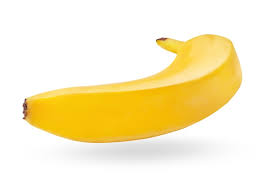
#> input picture dataset/Matang/4.jpg, 264 x 191 px; its folder holds 4 pictures in this run
$ python minggu2.py
#> lines starting #> are read from the running program, lines starting #| are printed output that depends on the picture
import cv2
import numpy as np
import glob
import os
import csv

# ==============================
# FOLDER SETUP
# ==============================

input_folders = {
    "matang": "dataset/matang/",
    "mentah": "dataset/mentah/",
    "busuk": "dataset/busuk/"
}

output_mask = "output/mask/"
output_csv = "output/csv/"
output_features = "output/fitur/"

for folder in [output_mask, output_csv, output_features]:
    os.makedirs(folder, exist_ok=True)


# ==============================
# GLCM MANUAL
# ==============================

def glcm_manual(gray):
    glcm = np.zeros((256, 256), dtype=np.float64)

    for i in range(gray.shape[0]):
        for j in range(gray.shape[1] - 1):
            row = gray[i, j]
            col = gray[i, j + 1]
            glcm[row, col] += 1

    glcm = glcm / glcm.sum()

    contrast = np.sum(glcm * (np.indices((256,256))[0] - np.indices((256,256))[1])**2)
    homogeneity = np.sum(glcm / (1 + np.abs(np.indices((256,256))[0] - np.indices((256,256))[1])))
    energy = np.sum(glcm**2)
    entropy = -np.sum(glcm * np.log2(glcm + 1e-10))

    return contrast, homogeneity, energy, entropy


# ==============================
# LBP MANUAL
# ==============================

def lbp_manual(gray):
    lbp = np.zeros_like(gray)
    h, w = gray.shape

    for i in range(1, h - 1):
        for j in range(1, w - 1):
            center = gray[i, j]
            binary = ''

            neighbors = [
                gray[i-1, j-1], gray[i-1, j], gray[i-1, j+1],
                gray[i, j+1], gray[i+1, j+1], gray[i+1, j],
                gray[i+1, j-1], gray[i, j-1]
            ]

            for n in neighbors:
                binary += '1' if n >= center else '0'

            lbp[i, j] = int(binary, 2)

    hist, _ = np.histogram(lbp.ravel(), bins=256, range=(0, 256))
    uniformity = np.sum((hist / np.sum(hist)) ** 2)

    return uniformity


# ==============================
# MAIN PROCESSING
# ==============================

output_file = output_csv + "fitur_buah.csv"

with open(output_file, mode="w", newline="") as f:
    writer = csv.writer(f)
    writer.writerow([
        "nama_file", "kelas",
        "avg_hue", "avg_sat", "avg_val",
        "dark_area_percent",
        "glcm_contrast", "glcm_homogeneity",
        "glcm_energy", "glcm_entropy",
        "lbp_uniformity"
    ])

    for kelas, path in input_folders.items():
        images = glob.glob(path + "*.jpg")

        for img_path in images:
            img = cv2.imread(img_path)
#> img is the input picture: shape (191, 264, 3); mean B, G, R 199.1, 238.2, 250.6

            if img is None:
                continue

            # PREPROCESS
            img = cv2.resize(img, (300, 300))
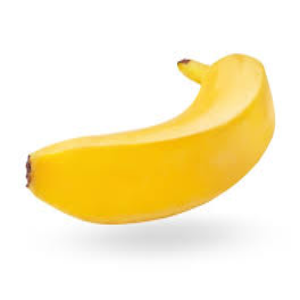
#> img: shape (300, 300, 3); mean B, G, R 199.1, 238.1, 250.5
            blur = cv2.GaussianBlur(img, (5, 5), 0)

            # HSV
            hsv = cv2.cvtColor(blur, cv2.COLOR_BGR2HSV)
#> hsv: shape (300, 300, 3); mean H, S, V 9.1, 53.7, 250.6

            # RATA-RATA WARNA
            avg_hue = np.mean(hsv[:,:,0])
#> avg_hue = 9.15
            avg_sat = np.mean(hsv[:,:,1])
#> avg_sat = 53.67
            avg_val = np.mean(hsv[:,:,2])
#> avg_val = 250.6

            # MASK AREA GELAP (busuk)
            dark_mask = cv2.inRange(hsv[:,:,2], 0, 50)
#> dark_mask: shape (300, 300); every value is 0
            dark_percent = (np.sum(dark_mask > 0) / dark_mask.size) * 100
#> dark_percent = 0

            # SIMPAN MASK
            mask_filename = output_mask + os.path.basename(img_path).replace(".jpg", "_mask.png")
            cv2.imwrite(mask_filename, dark_mask)

            # GLCM
            gray = cv2.cvtColor(blur, cv2.COLOR_BGR2GRAY)
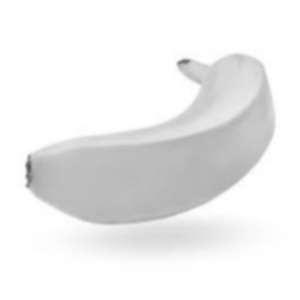
#> gray: shape (300, 300); min 88, max 255, mean 237.4
            contrast, homogeneity, energy, entropy = glcm_manual(gray)
#> after the loop in glcm_manual, `for i in range(gray.shape[0]):`:
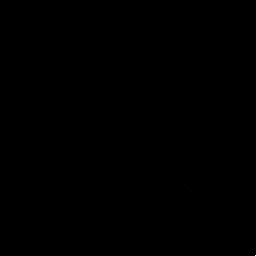
#> glcm: shape (256, 256) float64; min 0, max 49477, mean 1.4; drawn with min black and max white
#> in glcm_manual, `contrast = np.sum(glcm * (np.indices((256,256))[0] - np.indices((256,2..`: contrast = 3.98
#> in glcm_manual, `homogeneity = np.sum(glcm / (1 + np.abs(np.indices((256,256))[0] - np...`: homogeneity = 0.897
#> in glcm_manual, `energy = np.sum(glcm**2)`: energy = 0.307
#> in glcm_manual, `entropy = -np.sum(glcm * np.log2(glcm + 1e-10))`: entropy = 4.46
#> contrast = 3.98; homogeneity = 0.897; energy = 0.307; entropy = 4.46

            # LBP
            uniformity = lbp_manual(gray)
#> after the loop in lbp_manual, `for i in range(1, h - 1):`:
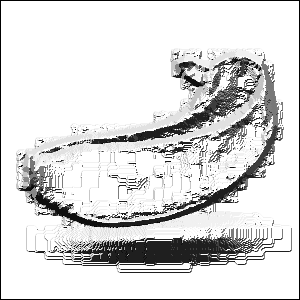
#> lbp: shape (300, 300); min 0, max 255, mean 218.2
#> in lbp_manual, `hist, _ = np.histogram(lbp.ravel(), bins=256, range=(0, 256))`: hist = 256 values, max 60560 at index 255, min 0 at index 20, mean 351.6
#> in lbp_manual, `uniformity = np.sum((hist / np.sum(hist)) ** 2)`: uniformity = 0.458
#> uniformity = 0.458

            # SIMPAN FITUR
            writer.writerow([
                os.path.basename(img_path), kelas,
                avg_hue, avg_sat, avg_val,
                dark_percent,
                contrast, homogeneity, energy, entropy,
                uniformity
            ])

print("\nSELESAI! 🎉")
print("Hasil CSV disimpan di:", output_file)
print("Mask disimpan di folder output/mask/")
